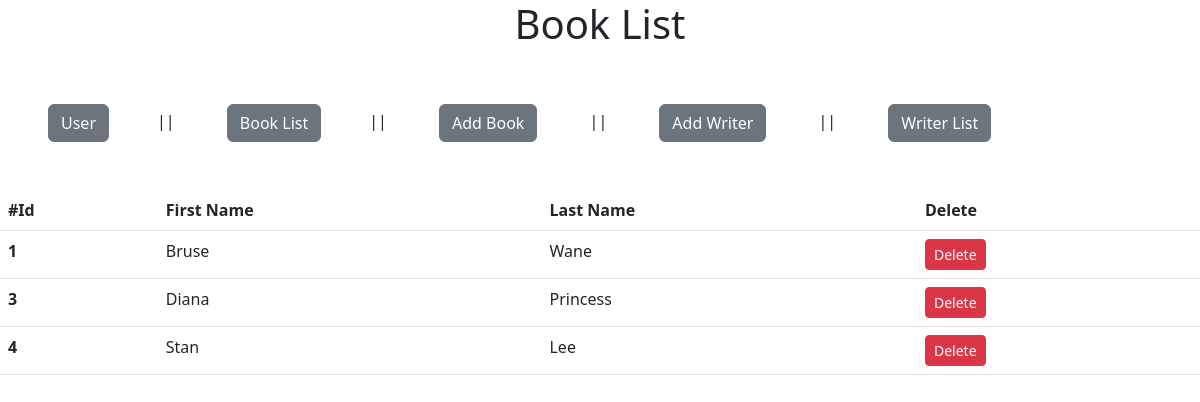
Page /writerList/ on the earlier database version.
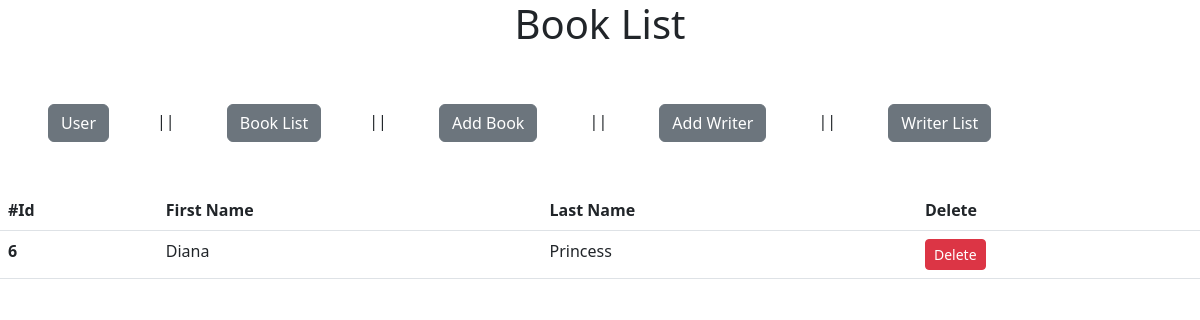
Same page on the later database version.
### book/models.py (models this page shows, shortened)
class Writer(models.Model):
    first_name=models.CharField(max_length=10)
    last_name=models.CharField(max_length=10)
    age=models.CharField(max_length=2,null=True)

### book/views.py (the view)
# urls.py: path('writerList/',views.writerList,name='writerList'),
def writerList(request):
    writers=Writer.objects.all()
    context={'writers':writers}
    return render(request, "writer/writerList.html",context)

### templates/writer/writerList.html
{% extends 'main.html' %} {% block context %}
<h1 class="text-center">Book List</h1>
{% include 'nav.html' %}
<div>
  <div>
    <table class="table">
      <thead>
        <tr>
          <th scope="col">#Id</th>
          <th scope="col">First Name</th>
          <th scope="col">Last Name</th>
          <th scope="col">Delete</th>
        </tr>
      </thead>
      <tbody>
        {% for writer in writers %}
        <tr>
          <th scope="row">{{writer.id}}</th>
          <td>{{writer.first_name}}</td>
          <td>{{writer.last_name}}</td>
          <td>
            <a
              class="btn btn-sm btn-danger"
              href="{% url 'deleteWriter' writer.id %}"
              >Delete</a
            >
          </td>
        </tr>
        {% endfor %}
      </tbody>
    </table>
  </div>
</div>
{% endblock context %}

### templates/main.html (shortened to what this page needs)
<!DOCTYPE html>
<html lang="en">
  <head>
    <link
      href="https://cdn.jsdelivr.net/npm/bootstrap@5.2.3/dist/css/bootstrap.min.css"
      rel="stylesheet"
    />
  </head>
  <body>
    {% block context %}{% endblock context %}
  </body>
</html>

### templates/nav.html
<a class="btn btn-secondary m-5" href="{% url 'user' %}">User</a>||
<a class="btn btn-secondary m-5" href="{% url 'bookList' %}">Book List</a>||
<a class="btn btn-secondary m-5" href="{% url 'addBook' %}">Add Book</a> ||
<a class="btn btn-secondary m-5" href="{% url 'addWriter' %}">Add Writer</a> ||
<a class="btn btn-secondary m-5" href="{% url 'writerList' %}">Writer List</a>

Differences in the rows shown:
removed Writer: id "1", first_name "Bruse", last_name "Wane"
removed Writer: id "3", first_name "Diana", last_name "Princess"
removed Writer: id "4", first_name "Stan", last_name "Lee"
added Writer: id "6", first_name "Diana", last_name "Princess"
